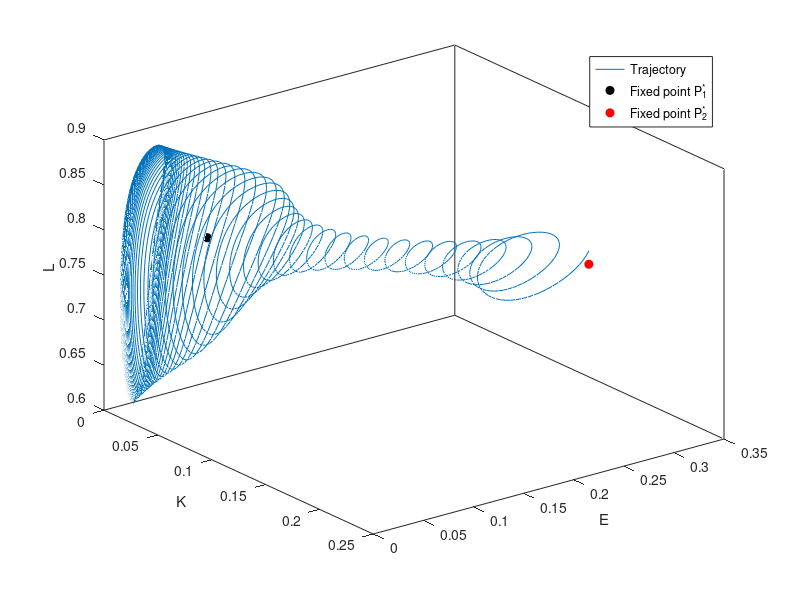

This chart was generated by the following MATLAB code:
%%%% Simulation of the 3 eqns dynamical system dot{K}, dot{E}, dot{L}
% realization of two trajectories in the space starting form an arbitrary
% point. Even if some assumptions are not satisfied one observe the 
% global indeterminacy 

clear; close all;
t0=0;
T=3000;
h=0.1;
%% parameters of the model
alpha = 0.19;
beta = 0.8; 
gamma = 0.8;
delta = 12.8620934285269;
epsil = 0.2;
eta = 4/9;
theta = 0.19;
E_bar = 10.75;
star_L = beta/(beta+epsil);

%% equations
f = @(x) epsil*((1-x)^((epsil-eta*(1+epsil))/eta))*(x^(1-beta))/beta; 
diff_f = @(x) -(epsil*((1-x)^((epsil-eta*(1+epsil))/eta))...
    *(((beta+epsil)*eta-epsil)*x+(1-beta)*eta))/(beta*eta*(x-1)*(x^beta));

K_f = @(K, E, L) (K^alpha)*(L^(beta-1))*(E^gamma)*((beta+epsil)*L-beta)/epsil;
E_f = @(K, E, L) E*(E_bar-E)-delta*(K^alpha)*(L^beta)*(E^gamma);
L_f = @(K, E, L) (f(L)/diff_f(L))*(alpha*(K^(alpha-1))*(L^(beta-1))*(E^gamma)...
    *((beta+epsil)*L-beta)/epsil + gamma*(E_bar-E-delta*(K^alpha)*(L^beta)*(E^(gamma-1)))...
    +(theta-alpha*(K^(alpha-1))*(L^beta)*(E^gamma))/eta);

%% Runge-Kutta  
%>>> initial point
Elv(1)=0.25781852;%E2*
Klv(1)=0.21031403;%K2*
Llv(1)=0.815; %L_0   

N=(T-t0)/h;
% Runge-Kutta coefficients calcualtion of steps
for n = 1:N
    K1k = K_f(Klv(n), Elv(n), Llv(n));
    K1e = E_f(Klv(n), Elv(n), Llv(n));
    K1l = L_f(Klv(n), Elv(n), Llv(n));
    K2k = K_f(Klv(n) + h*K1k/2, Elv(n) + h*K1e/2, Llv(n) + h*K1l/2);
    K2e = E_f(Klv(n) + h*K1k/2, Elv(n) + h*K1e/2, Llv(n) + h*K1l/2);
    K2l = L_f(Klv(n) + h*K1k/2, Elv(n) + h*K1e/2, Llv(n) + h*K1l/2);
    K3k = K_f(Klv(n) + h*K2k/2, Elv(n) + h*K2e/2, Llv(n) + h*K2l/2);
    K3e = E_f(Klv(n) + h*K2k/2, Elv(n) + h*K2e/2, Llv(n) + h*K2l/2);
    K3l = L_f(Klv(n) + h*K2k/2, Elv(n) + h*K2e/2, Llv(n) + h*K2l/2);
    K4k = K_f(Klv(n) + h*K3k, Elv(n) + h*K3e, Llv(n) + h*K3l);
    K4e = E_f(Klv(n) + h*K3k, Elv(n) + h*K3e, Llv(n) + h*K3l);
    K4l = L_f(Klv(n) + h*K3k, Elv(n) + h*K3e, Llv(n) + h*K3l);
    Klv(n+1) = Klv(n) + h*(K1k + 2*K2k + 2*K3k + K4k)/6;
    Elv(n+1) = Elv(n) + h*(K1e + 2*K2e + 2*K3e + K4e)/6;
    Llv(n+1) = Llv(n) + h*(K1l + 2*K2l + 2*K3l + K4l)/6;
end
%% graph plotting
figure(1)
plot3(Elv,Klv,Llv)
set(gca,'YDir','reverse')
hold on 
plot3(0.05444843,0.04527692,star_L,'o','Color','k','MarkerFaceColor','k') %P1*
hold on
plot3(0.25781852,0.21031403,star_L,'o','Color','r','MarkerFaceColor','r') %P2*
xlabel('E')
ylabel('K')
zlabel('L')
legend('Trajectory','Fixed point P_1^*','Fixed point P_2^*')
box on
hold off
